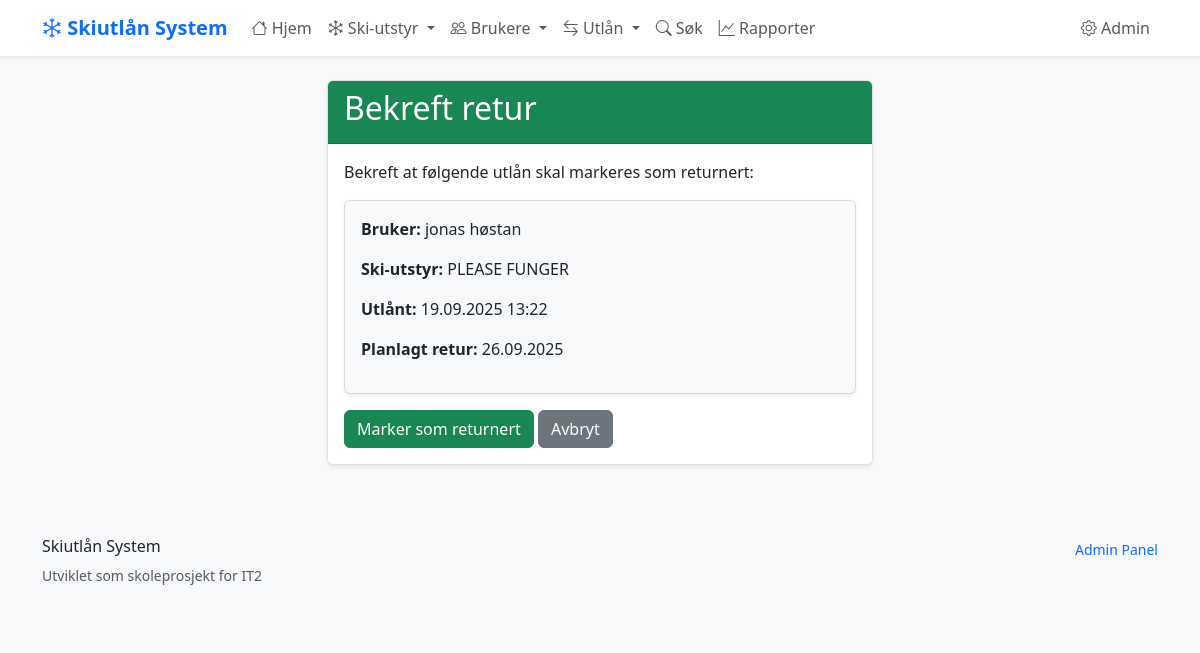
The app's page /utlan/4/returner/ with its own data.
### skiutlan/models.py (models this page shows, shortened)
class Utlan(models.Model):
    bruker = models.ForeignKey(Bruker, on_delete=models.CASCADE)
    ski_item = models.ForeignKey(SkiItem, on_delete=models.CASCADE)
    utlant_dato = models.DateTimeField(auto_now_add=True)
    planlagt_retur = models.DateField()
    returnert_dato = models.DateTimeField(blank=True, null=True)

class Bruker(models.Model):
    fornavn = models.CharField(max_length=50)
    etternavn = models.CharField(max_length=50)
    telefon = models.CharField(
        max_length=15,
        unique=True,  # Hver bruker må ha unikt telefonnummer
        help_text="Telefonnummer med landkode (+47)"
    )
    epost = models.EmailField(blank=True, null=True)
    registrert = models.DateTimeField(auto_now_add=True)
    class Meta:
        verbose_name = "Bruker"
        verbose_name_plural = "Brukere"
        ordering = ['etternavn', 'fornavn']

class SkiItem(models.Model):
    SKI_TYPES = [
        ('alpinski', 'Alpinski'),
        ('langrenn', 'Langrennsski'),
        ('snowboard', 'Snowboard'),
        ('stovler', 'Skistøvler'),
        ('staver', 'Skistaver'),
    ]
    navn = models.CharField(max_length=100, help_text="Navn på ski-elementet")
    type_ski = models.CharField(
        max_length=20,
        choices=SKI_TYPES,
        help_text="Type ski-element"
    )
    storrelse = models.IntegerField(
        validators=[MinValueValidator(1), MaxValueValidator(300)],
        help_text="Størrelse i cm for ski/staver, EU-størrelse for støvler"
    )
    tilstand = models.CharField(
        max_length=20,
        choices=[
            ('utmerket', 'Utmerket'),
            ('god', 'God'),
            ('slitt', 'Slitt'),
            ('reparasjon', 'Trenger reparasjon'),
        ],
        default='god'
    )
    opprettet = models.DateTimeField(auto_now_add=True)
    oppdatert = models.DateTimeField(auto_now=True)
    class Meta:
        verbose_name = "Ski-element"
        verbose_name_plural = "Ski-elementer"
        ordering = ['type_ski', 'storrelse']  # Sorterer automatisk

### skiutlan/views.py (the view)
def utlan_marker_returnert(request, utlan_id):
    utlan = get_object_or_404(Utlan, id=utlan_id)
    if utlan.returnert_dato:
        messages.warning(request, 'Utlån er allerede returnert!')
        return redirect('skiutlan:utlan_detalj', utlan_id=utlan_id)
    if request.method == 'POST':
        utlan.returnert_dato = timezone.now()
        utlan.save()
        messages.success(request, 'Utlån markert som returnert!')
        return redirect('skiutlan:utlan_detalj', utlan_id=utlan_id)
    context = {
        'utlan': utlan,
    }
    return render(request, 'skiutlan/utlan_returner_bekreft.html', context)

### skiutlan/templates/skiutlan/utlan_returner_bekreft.html (shortened to what this page needs)
{% extends 'skiutlan/base.html' %}
{% block content %}
<div class="row justify-content-center">
    <div class="col-md-6">
        <div class="card">
            <div class="card-header bg-success text-white">
                <h2>Bekreft retur</h2>
            </div>
            <div class="card-body">
                <p>Bekreft at følgende utlån skal markeres som returnert:</p>
                <div class="card bg-light">
                    <div class="card-body">
                        <p><strong>Bruker:</strong> {{ utlan.bruker.fornavn }} {{ utlan.bruker.etternavn }}</p>
                        <p><strong>Ski-utstyr:</strong> {{ utlan.ski_item.navn }}</p>
                        <p><strong>Utlånt:</strong> {{ utlan.utlant_dato|date:"d.m.Y H:i" }}</p>
                        <p><strong>Planlagt retur:</strong> {{ utlan.planlagt_retur|date:"d.m.Y" }}</p>
                        {% now "Y-m-d" as today %}
                    </div>
                </div>
                <div class="mt-3">
                    <form method="post" class="d-inline">
                        <button type="submit" class="btn btn-success">Marker som returnert</button>
                    </form>
                    <a href="{% url 'skiutlan:utlan_detalj' utlan.id %}" class="btn btn-secondary">Avbryt</a>
                </div>
            </div>
        </div>
    </div>
</div>
{% endblock %}

### skiutlan/templates/skiutlan/base.html (style rules this page uses)
:root { --primary-color: #0d6efd; --secondary-color: #6c757d; --success-color: #198754; --warning-color: #ffc107; --danger-color: #dc3545; }
body { font-family: 'Segoe UI', Tahoma, Geneva, Verdana, sans-serif; background-color: #f8f9fa; }
.card { box-shadow: 0 0.125rem 0.25rem rgba(0, 0, 0, 0.075); border: 1px solid rgba(0, 0, 0, 0.125); }

### records on screen
Utlan: bruker.fornavn "jonas", bruker.etternavn "høstan", ski_item.navn "PLEASE FUNGER", utlant_dato "19.09.2025 13:22", planlagt_retur "26.09.2025"
